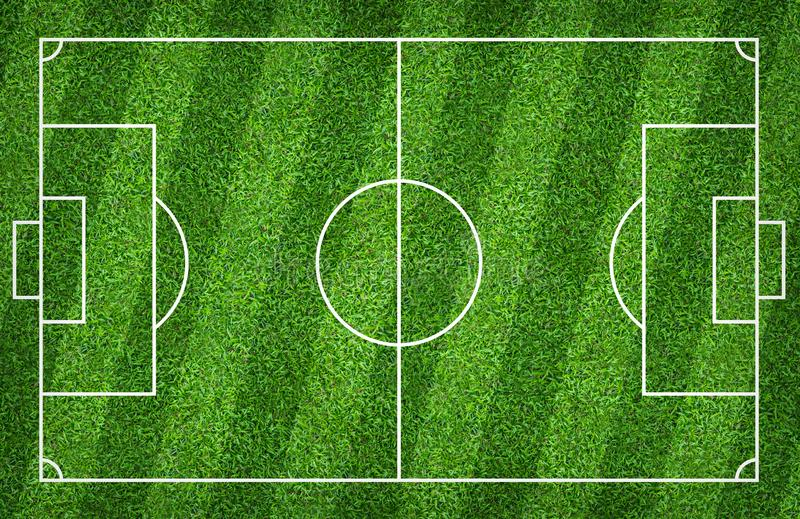
#> input picture assets/football.jpg, 800 x 519 px
$ python -i PlayerDetectionIP.py   (imports and definitions only)
#> lines starting #> are read from the running program, lines starting #| are printed output that depends on the picture; after the words box and inside, x2 and y2 are one past the last pixel; in counts of white or black regions, pixels touching at a corner belong together
#> further down, picture is the input picture: shape (519, 800, 3); mean B, G, R 40.6, 130.2, 73.9
import numpy as np
import cv2
import AdditionalFunctions
'''
* This function is to return all the detection of the players for the first
* frame only so we can apply Kmeans and fetch the teams' jersey color
* @param  image-  the directory of the input video
* @param  contours- the contours which is obtained from the detection for the (x,y,h,w)
* @return           the image containing the bounded rectangles of each player and their coordinates
'''

def findingContours(image, contours):
    idx = 0
    boxes = []
    keptBoxes = []
    for c in contours:
        x, y, w, h = cv2.boundingRect(c)
        # Detect players
        if(h >= (1.2)*w):
            if (h > 60 or h < 20 or w < 8 or w > 30):
                continue
            # print('in',h,w)
            cv2.rectangle(image, (x-5, y-10), (x+w+5, y+h+5), (255, 255, 255), 3)
            boxes.append([x-5, y-10, int(w+5), int(h+5)])
            keptBoxes.append(idx)
            idx = idx+1
    # print('Found players:', idx)

    return image, boxes, keptBoxes

'''
* This function is modified to find boxes more accurately using each team jerseys' colors
* @param  image  the frame input to be used to detect players
* @param  contours   the contours which is obtained from the detection for the (x,y,h,w)
* @return            the image containing the bounded rectangles of each player and their coordinates
'''

# [54 lines left out: function findingContoursWithJersey, not called in this run]


'''
    'black': [[0, 0, 0],    [180, 255, 30]],
    'gray':  [[0, 0, 30],	[180, 25, 190]],
    'white': [[0, 0, 190],  [180, 25, 255]],
    'red1':  [[159, 25, 70], [180, 255, 255]],
    'red2':  [[0, 25, 70],  [10, 255, 255]],
    'orange': [[10, 25, 70], [25, 255, 255]],
    'yellow': [[25, 25, 70], [35, 255, 255]],
    'green': [[35, 25, 70], [90, 255, 255]],
    'blue':  [[90, 25, 70], [129, 255, 255]],
    'purple': [[129, 25, 70], [159, 255, 255]]
'''


'''
* This function is used to detect players using image processing to detect players
* @param  image  the frame input to be used to detect players
* @param  clr1   the first color for detecting players with jerseys color
* @param  clr2   the second color for detecting players with jerseys color
* @return           the image containing the bounded rectangles of each player and their coordinates
'''
def playersDetectionIP(image1, clr1=None, clr2=None):

    image = image1.copy()
    hsv = cv2.cvtColor(image, cv2.COLOR_BGR2HSV)
#> hsv: shape (519, 800, 3); mean H, S, V 49.4, 190.6, 130.2

    # green range for FootballField
    lowerGreen = np.array([40, 40, 40])
    upperGreen = np.array([70, 255, 255])

    # Define a mask ranging from lower to uppper
    mask = cv2.inRange(hsv, lowerGreen, upperGreen)
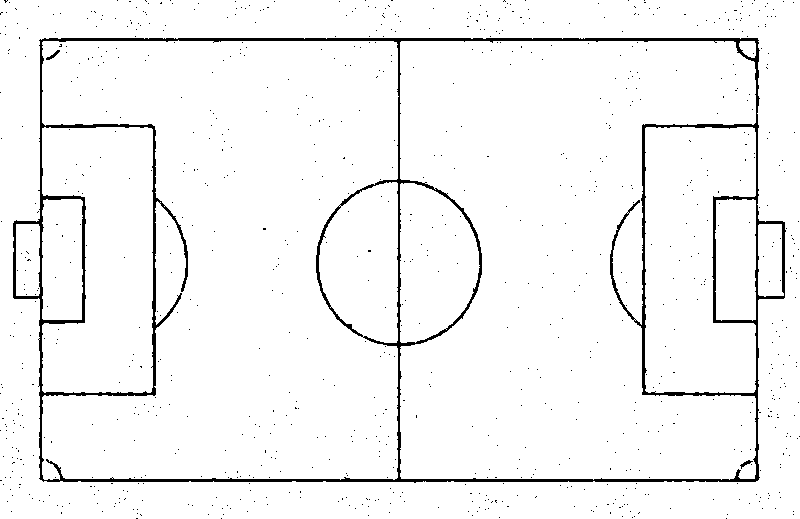
#> mask: shape (519, 800); 96.2% white; 920 black regions (917 under 20 px), largest, box (x1, y1, x2, y2) and area: (13, 38, 786, 483) 14824, (46, 50, 60, 60) 46, (740, 460, 753, 469) 39

    # Do masking
    res = cv2.bitwise_and(image, image, mask=mask)
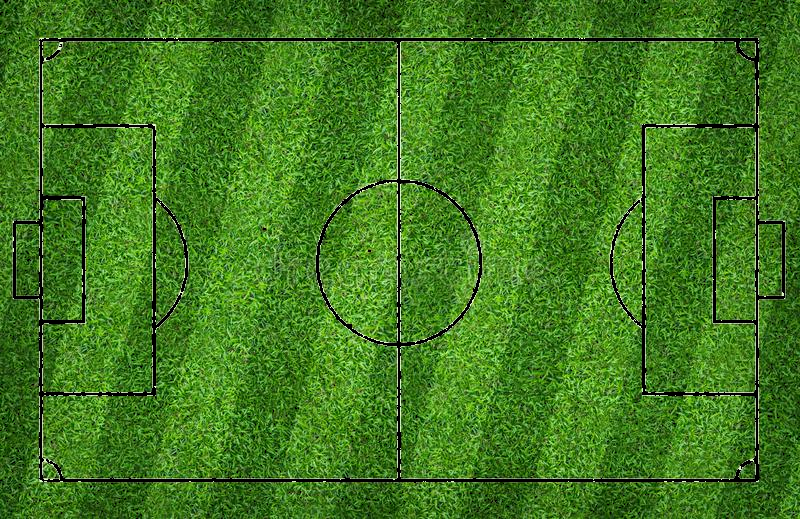
#> res: shape (519, 800, 3); mean B, G, R 32.5, 121.4, 65.6

    # convert to hsv to gray
    resGray = cv2.cvtColor(res, cv2.COLOR_BGR2GRAY)
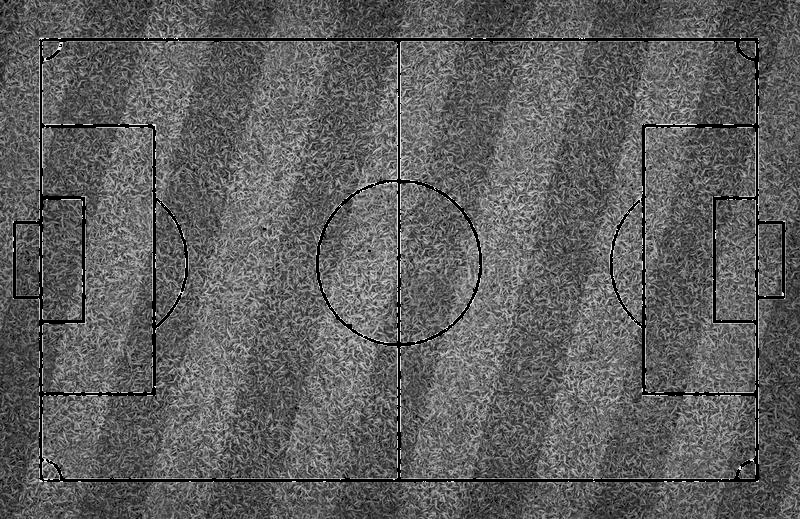
#> resGray: shape (519, 800); min 0, max 247, mean 94.5
    # Defining a kernel to do morphological operation in threshold #image to get better output.
    # Removing back audiences

    kernel = np.ones((5, 5), np.uint8)
    thresh1 = cv2.threshold(
        resGray, 127, 255, cv2.THRESH_BINARY_INV | cv2.THRESH_OTSU)[1]
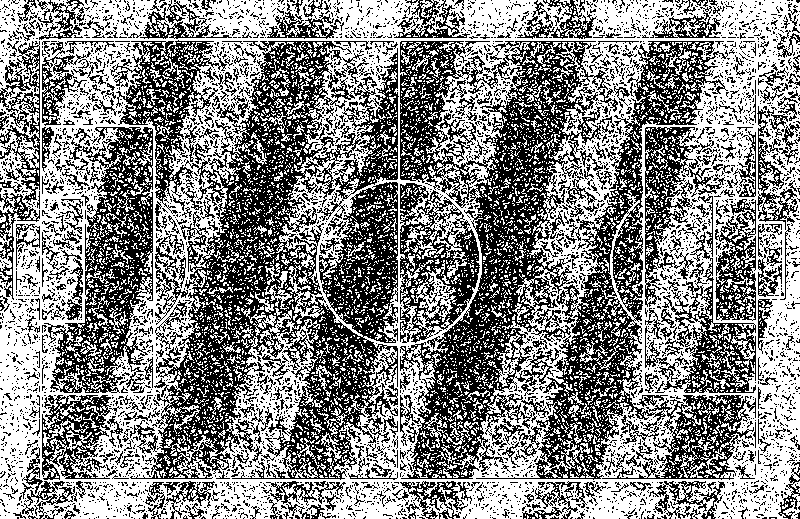
#> thresh1: shape (519, 800); 53% white; black in thin lines or dots
    thresh = cv2.morphologyEx(thresh1, cv2.MORPH_OPEN, kernel)
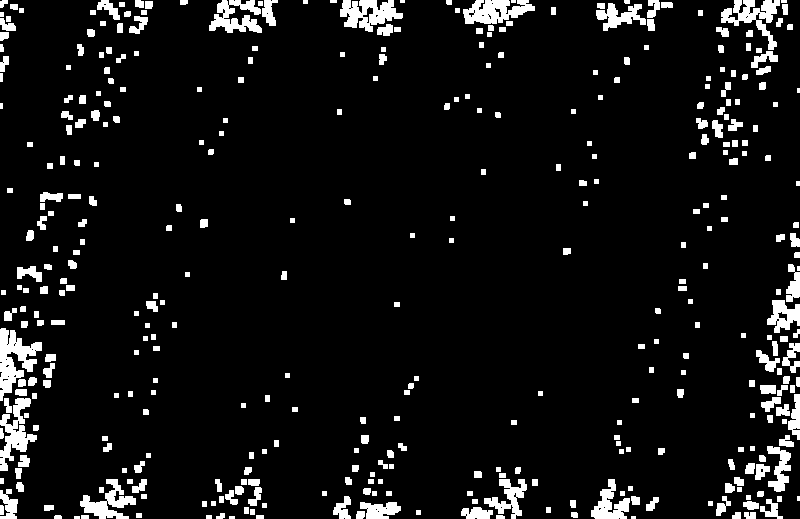
#> thresh: shape (519, 800); 7.4% white; 379 white regions (10 under 20 px), largest, box (x1, y1, x2, y2) and area: (0, 328, 42, 401) 1426, (340, 0, 403, 32) 1191, (463, 0, 535, 24) 1126

    erosion = cv2.erode(thresh, (10, 10), iterations=10)
#> erosion: shape (519, 800); 1.2% white; 147 white regions (94 under 20 px), largest, box (x1, y1, x2, y2) and area: (483, 0, 509, 24) 386, (0, 338, 8, 389) 254, (360, 0, 377, 25) 230
    dilate = cv2.dilate(erosion, (20, 20), iterations=20)
#> dilate: shape (519, 800); 4.4% white; 97 white regions (7 under 20 px), largest, box (x1, y1, x2, y2) and area: (0, 338, 35, 433) 1565, (475, 0, 509, 44) 1277, (2, 408, 27, 491) 1018
    # Finding contours and drawing bounded Rectangles
    edged = cv2.Canny(dilate, 30, 200)
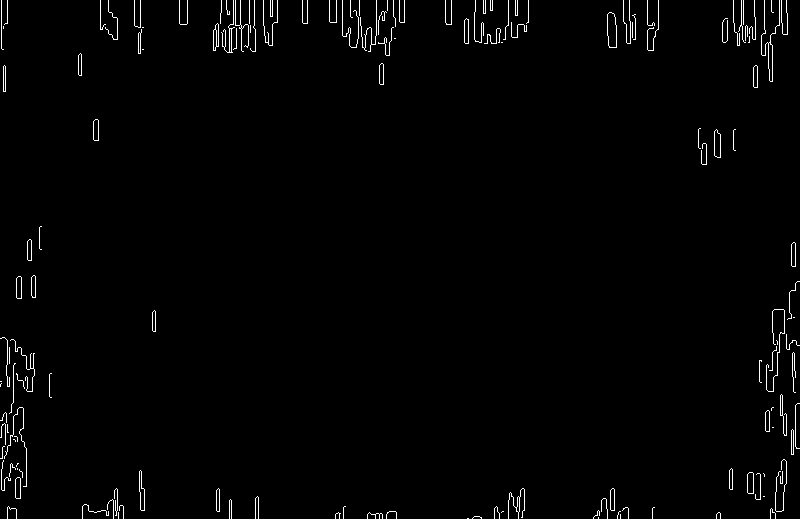
#> edged: shape (519, 800); 1.5% white in thin lines or dots

    contours, _ = cv2.findContours(
        edged, cv2.RETR_EXTERNAL, cv2.CHAIN_APPROX_NONE)
#> contours = 146 contours, 119 with area under 20; largest, box (x1, y1, x2, y2) and area: (607, 12, 617, 48) 280, (714, 129, 721, 158) 150, (761, 0, 780, 82) 141, (139, 470, 145, 511) 126, (747, 472, 754, 494) 123

    if((clr1 is not None) or (clr2 is not None)):
        img, boxes, keptBoxes = findingContoursWithJersey(
            image, contours, AdditionalFunctions.color_dict_HSV[clr1], AdditionalFunctions.color_dict_HSV[clr2])
    else:
        img, boxes, keptBoxes = findingContours(image, contours)
#> the loop in findingContours, `for c in contours:` made 146 passes
#> (x, y, w, h) on passes 3, 4, 5, 6, 7, 8, 9, 11, 12, 13, 14, 15: (472, 516, 10, 3), (620, 514, 1, 5), (716, 512, 5, 7), (367, 512, 16, 7), (335, 512, 6, 7), (118, 512, 1, 7), (617, 511, 4, 8), (386, 511, 11, 8), (593, 510, 7, 9), (770, 508, 6, 11), (652, 507, 3, 12), (622, 507, 7, 12)
#> (c, x, y, w, h) on passes 1, 2, 10, 24, 38, 47: ([[467, 518], [468, 518]], 467, 518, 2, 1), ([[598, 517], [598, 518]], 598, 517, 1, 2), ([[502, 511], [501, 512], [502, 511], [503, 511]], 501, 511, 3, 2), ([[763, 496], [764, 496]], 763, 496, 2, 1), ([[17, 468], [17, 469]], 17, 468, 1, 2), ([[772, 427], [773, 427]], 772, 427, 2, 1)
#> after the loop in findingContours, `for c in contours:`:
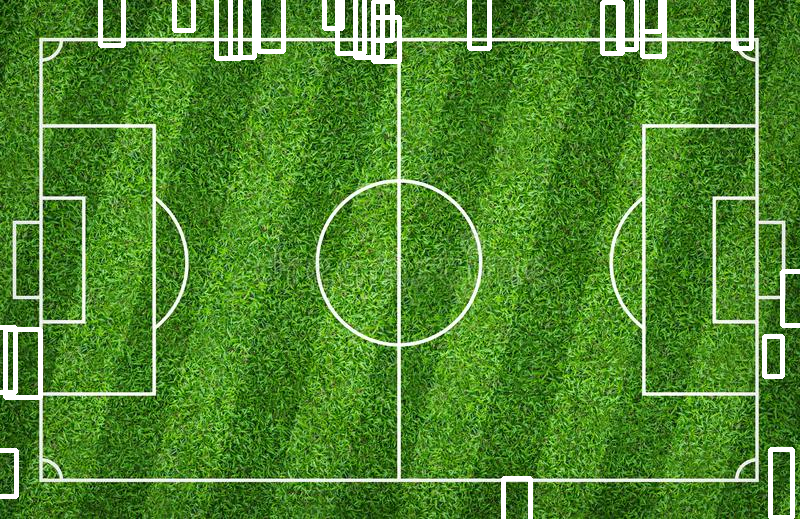
#> image: shape (519, 800, 3); 3.11% of pixels changed, all inside (x1, y1, x2, y2) = (0, 0, 800, 519)
#> after the loop in findingContours, `for c in contours:`: boxes = 23 items, first 6: [503, 478, 22, 36], [-4, 450, 15, 36], [770, 449, 17, 58], [764, 336, 13, 30], [5, 329, 30, 58], [-5, 327, 15, 55]; idx = 23; keptBoxes = [0, 1, 2, 3, 4, 5, 6, 7, 8, 9, 10, 11, 12, 13, 14, 15, 16, 17, 18, 19, 20, 21, 22]

    # cv2.imwrite('teamOut.jpg', img)
    # cv2.imwrite('WB_removed.jpg', erosion)
    # cv2.imwrite('WB1_removed.jpg', dilate)

    return img, boxes, keptBoxes

>>> import cv2
>>> picture = cv2.imread('../../assets/football.jpg')
>>> result = playersDetectionIP(picture)
